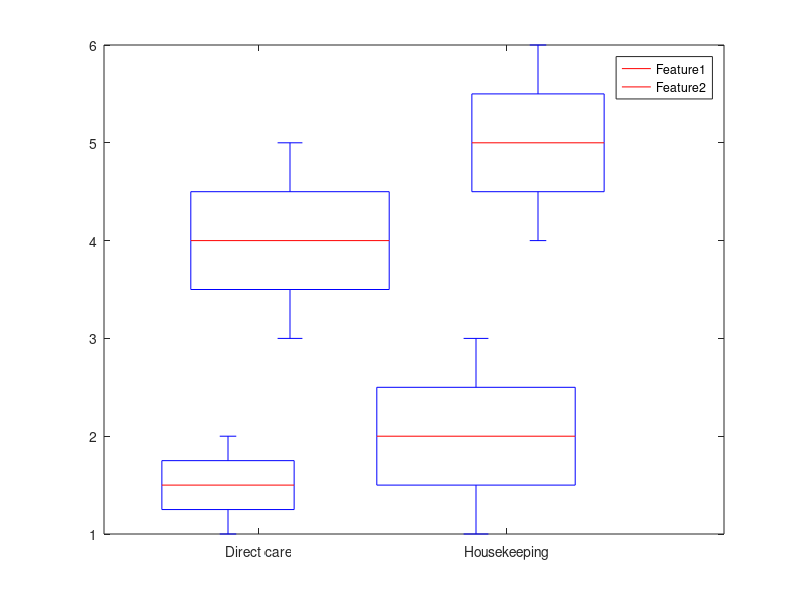

Source code (MATLAB):
x           = [1,2,3,4,5,1,2,3,4,6];
group       = [1,1,2,2,2,3,3,3,4,4];
positions   = [1 1.25 2 2.25];

boxplot(x,group, 'positions', positions);

set(gca,'xtick',        [mean(positions(1:2)) mean(positions(3:4)) ])
set(gca,'xticklabel',   {'Direct care','Housekeeping'})

color       = ['c', 'y', 'c', 'y'];
h           = findobj(gca,'Tag','Box');
for j=1:length(h)
   patch(get(h(j),'XData'),get(h(j),'YData'),color(j),'FaceAlpha',.5);
end

c           = get(gca, 'Children');

hleg1       = legend(c(1:2), 'Feature1', 'Feature2' );